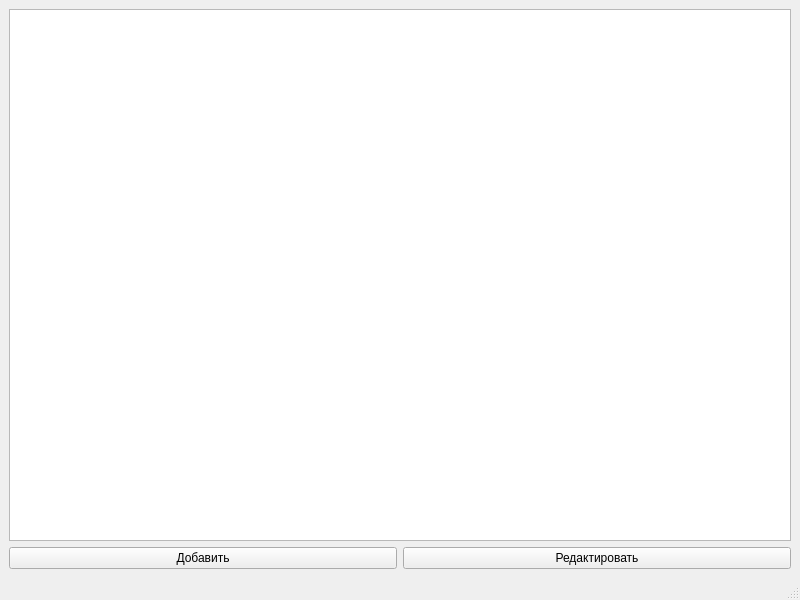
<?xml version="1.0" encoding="UTF-8"?>
<ui version="4.0">
 <class>MainWindow</class>
 <widget class="QMainWindow" name="MainWindow">
  <property name="geometry">
   <rect>
    <x>0</x>
    <y>0</y>
    <width>800</width>
    <height>600</height>
   </rect>
  </property>
  <property name="windowTitle">
   <string>MainWindow</string>
  </property>
  <widget class="QWidget" name="centralwidget">
   <layout class="QGridLayout" name="gridLayout">
    <item row="0" column="0" colspan="2">
     <widget class="QTableWidget" name="tableWidget"/>
    </item>
    <item row="1" column="0">
     <widget class="QPushButton" name="add">
      <property name="text">
       <string>Добавить</string>
      </property>
     </widget>
    </item>
    <item row="1" column="1">
     <widget class="QPushButton" name="edit">
      <property name="text">
       <string>Редактировать</string>
      </property>
     </widget>
    </item>
   </layout>
  </widget>
  <widget class="QMenuBar" name="menubar">
   <property name="geometry">
    <rect>
     <x>0</x>
     <y>0</y>
     <width>800</width>
     <height>21</height>
    </rect>
   </property>
  </widget>
  <widget class="QStatusBar" name="statusbar"/>
 </widget>
 <resources/>
 <connections/>
</ui>
